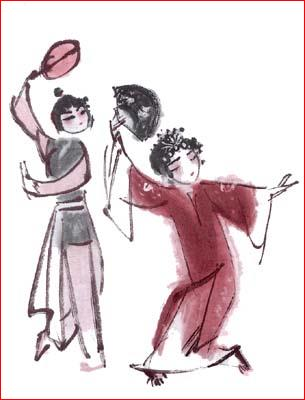
#> input picture _2.vcs/my_vcs_lesson_6/_System/vcs_Assembly/vcs_Assembly/Resources/picture1.jpg, 305 x 400 px, given in place of shape2.jpg, which was not available
$ python _ch21_27.py   (Python 2 division)
#> lines starting #> are read from the running program, lines starting #| are printed output that depends on the picture; pictures that were not available may be replaced by others from this repository, and a replacement may not be noted
"""
OpenCV影像創意邁向AI視覺王者歸來

"""

print("------------------------------------------------------------")  # 60個

import cv2

filename1 = "C:/_git/vcs/_1.data/______test_files1/picture1.jpg"
filename2 = "C:/_git/vcs/_1.data/______test_files1/elephant.jpg"
filename3 = "C:/_git/vcs/_4.python/opencv/data/lena.jpg"
filename4 = "C:/_git/vcs/_1.data/______test_files1/ims01.bmp"

print("------------------------------------------------------------")  # 60個

# 共同
import os
import sys
import time
import math
import random
import numpy as np
import pandas as pd
import matplotlib.pyplot as plt
import seaborn as sns  # 海生, 自動把圖畫得比較好看

font_filename = "C:/_git/vcs/_1.data/______test_files1/_font/msch.ttf"
# 設定中文字型及負號正確顯示
# 設定中文字型檔
plt.rcParams["font.sans-serif"] = "Microsoft JhengHei"  # 將字體換成 Microsoft JhengHei
# 設定負號
plt.rcParams["axes.unicode_minus"] = False  # 讓負號可正常顯示
plt.rcParams["font.size"] = 12  # 設定字型大小


def show():
    plt.show()
    pass


print("------------------------------------------------------------")  # 60個
# OpenCV_21_傅立葉變換
print("------------------------------------------------------------")  # 60個

# ch21_1.py

seq = [0, 1, 2, 3, 4, 5, 6, 7, 8, 9, 10, 11]  # 時間值
water = [1, 1, 1, 1, 1, 1, 1, 1, 1, 1, 1, 1]  # 水
sugar = [2, 0, 2, 0, 2, 0, 2, 0, 2, 0, 2, 0]  # 糖
grass = [4, 0, 0, 4, 0, 0, 4, 0, 0, 4, 0, 0]  # 仙草
pearl = [3, 0, 0, 0, 3, 0, 0, 0, 3, 0, 0, 0]  # 黑珍珠
plt.plot(seq, water, "-o", label="水")  # 繪含標記的water折線圖
plt.plot(seq, sugar, "-x", label="糖")  # 繪含標記的sugar折線圖
plt.plot(seq, grass, "-s", label="仙草")  # 繪含標記的grass折線圖
plt.plot(seq, pearl, "-p", label="黑珍珠")  # 繪含標記的pearl折線圖
plt.legend(loc="best")
plt.axis([0, 12, 0, 5])  # 建立軸大小
plt.xlabel("時間軸")  # 時間軸
plt.ylabel("份數")  # 份數
plt.show()
#> figure, not shown here; curve peaks at x = 0, y = 2; curve peaks at x = 0, y = 4

print("------------------------------------------------------------")  # 60個

# ch21_10.py

src = cv2.imread("shape2.jpg", cv2.IMREAD_GRAYSCALE)
#> src: shape (400, 305); min 0, max 255, mean 217.1
# 轉成頻率域
dft = cv2.dft(np.float32(src), flags=cv2.DFT_COMPLEX_OUTPUT)
dftshift = np.fft.fftshift(dft)  # 0 頻率分量移至中心
# 計算映射到[0,255]的振幅
spectrum = 20 * np.log(cv2.magnitude(dftshift[:, :, 0], dftshift[:, :, 1]))
# 執行逆傅立葉
idftshift = np.fft.ifftshift(dftshift)
tmp = cv2.idft(idftshift)
dst = cv2.magnitude(tmp[:, :, 0], tmp[:, :, 1])

plt.subplot(131)  # 繪製左邊原圖
plt.imshow(src, cmap="gray")  # 灰階顯示
plt.title("原始影像shape2.jpg")
plt.axis("off")  # 不顯示座標軸
plt.subplot(132)  # 繪製中間頻譜圖
plt.imshow(spectrum, cmap="gray")  # 灰階顯示
plt.title("頻譜圖")
plt.axis("off")  # 不顯示座標軸
plt.subplot(133)  # 繪製右邊逆傅立葉圖
plt.imshow(dst, cmap="gray")  # 灰階顯示
plt.title("逆傅立葉影像")
plt.axis("off")  # 不顯示座標軸
plt.show()

print("------------------------------------------------------------")  # 60個

# ch21_11.py

src = cv2.imread("jk.jpg", cv2.IMREAD_GRAYSCALE)
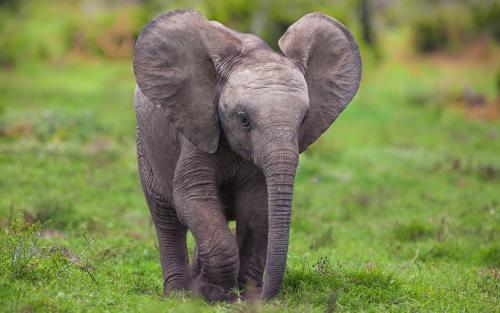
#> input picture _4.python/__code/大數據淘金術：Python機器學習高手實彈演練/elephant.jpg, 500 x 313 px, given in place of jk.jpg, which was not available
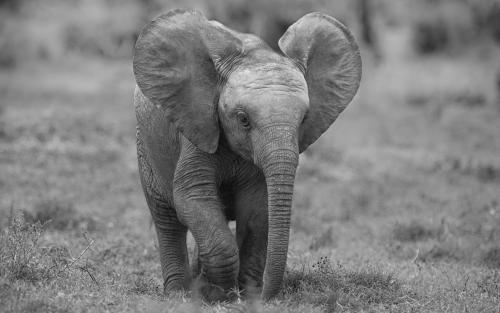
#> src: shape (313, 500); min 6, max 233, mean 124.6
# 傅立葉變換
dft = cv2.dft(np.float32(src), flags=cv2.DFT_COMPLEX_OUTPUT)
dftshift = np.fft.fftshift(dft)  # 0 頻率分量移至中心
# 低通濾波器
rows, cols = src.shape  # 取得影像外形
#> rows = 313; cols = 500
row, col = rows // 2, cols // 2  # rows, cols的中心
#> row = 156; col = 250
mask = np.zeros((rows, cols, 2), np.uint8)
mask[row - 30 : row + 30, col - 30 : col + 30] = 1  # 設定區塊為低頻率分量是1

fshift = dftshift * mask
ifshift = np.fft.ifftshift(fshift)  # 0 頻率分量移回左上角
src_tmp = cv2.idft(ifshift)  # 逆傅立葉
src_back = cv2.magnitude(src_tmp[:, :, 0], src_tmp[:, :, 1])
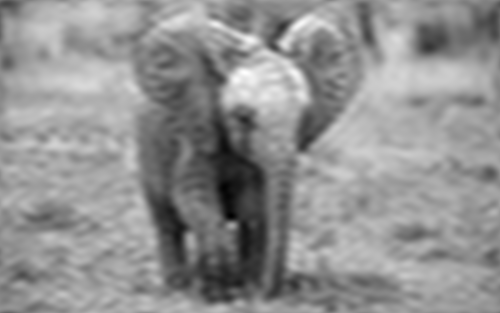
#> src_back: shape (313, 500) float32; min 1340651.9, max 33215704, mean 19495790; drawn with min black and max white

plt.subplot(131)  # 繪製左邊原圖
plt.imshow(src, cmap="gray")  # 灰階顯示
plt.title("原始影像")
plt.axis("off")  # 不顯示座標軸
plt.subplot(132)  # 繪製中間圖
plt.imshow(src_back, cmap="gray")  # 灰階顯示
plt.title("低通濾波灰階影像")
plt.axis("off")  # 不顯示座標軸
plt.subplot(133)  # 繪製右邊圖
plt.imshow(src_back)  # 顯示
plt.title("低通濾波影像")
plt.axis("off")  # 不顯示座標軸
plt.show()

print("------------------------------------------------------------")  # 60個

# ch21_2.py

copies = [1, 2, 4, 3]  # 份數
N = len(copies)
x = np.arange(N)
width = 0.35
plt.bar(x, copies, width)  # 直條圖
plt.xlabel("頻率")  # 頻率
plt.ylabel("份數")  # 份數
plt.xticks(x, ("1", "2", "3", "4"))
plt.grid(axis="y")
plt.show()
#> figure, not shown here; tallest bar 4 high, from x = 1.82 to 2.17

print("------------------------------------------------------------")  # 60個

# ch21_3.py

start = 0
end = 1
x = np.linspace(start, end, 500)  # x 軸區間
y = np.sin(2 * np.pi * 4 * x)  # 建立正弦曲線
plt.plot(x, y)
plt.xlabel("時間(秒)")  # 時間
plt.ylabel("振幅")  # 振幅
plt.title("正弦曲線", fontsize=16)  # 標題
plt.show()
#> figure, not shown here; curve peaks at x = 0.313, y = 1

print("------------------------------------------------------------")  # 60個

# ch21_4.py

amplitude = [0, 0, 0, 1, 0, 0, 0]
N = len(amplitude)
x = np.arange(N)
width = 0.3
plt.bar(x, amplitude, width)  # 直條圖
plt.xlabel("頻率")  # 頻率
plt.ylabel("振幅")  # 振幅
plt.xticks(x, ("1", "2", "3", "4", "5", "6", "7"))
plt.grid(axis="y")
plt.show()
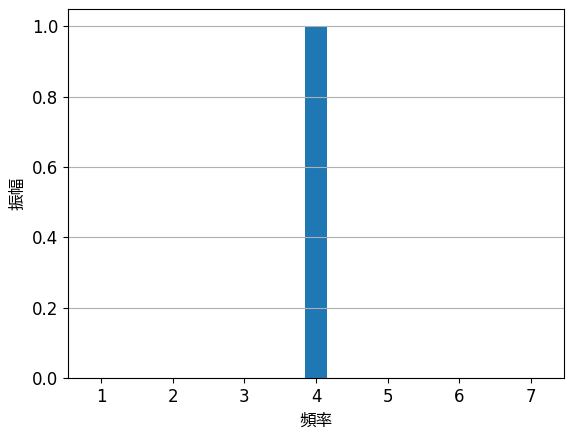
#> figure drawn by matplotlib, 1 panel; tallest bar 1 high, from x = 2.85 to 3.15

print("------------------------------------------------------------")  # 60個

# ch21_5.py

start = 0
# 起始時間
end = 5
# 結束時間
# 兩個正弦波的訊號頻率
freq1 = 5
# 頻率是 5 Hz
freq2 = 8
# 頻率是 8 Hz
# 建立時間軸的Numpy陣列, 用500個點
time = np.linspace(start, end, 500)
# 建立2個正弦波
amplitude1 = np.sin(2 * np.pi * freq1 * time)
amplitude2 = np.sin(2 * np.pi * freq2 * time)
# 建立子圖
figure, axis = plt.subplots(3, 1)
plt.subplots_adjust(hspace=1)
# 時間域的 sin 波 1
axis[0].set_title("頻率是 5 Hz的 sin 波")
axis[0].plot(time, amplitude1)
axis[0].set_xlabel("時間")
axis[0].set_ylabel("振幅")
# 時間域的 sin 波 2
axis[1].set_title("頻率是 8 Hz的 sin 波")
axis[1].plot(time, amplitude2)
axis[1].set_xlabel("時間")
axis[1].set_ylabel("振幅")
# 加總sin波
amplitude = amplitude1 + amplitude2
axis[2].set_title("2個不同頻率正弦波的結果")
axis[2].plot(time, amplitude)
axis[2].set_xlabel("時間")
axis[2].set_ylabel("振幅")
plt.show()
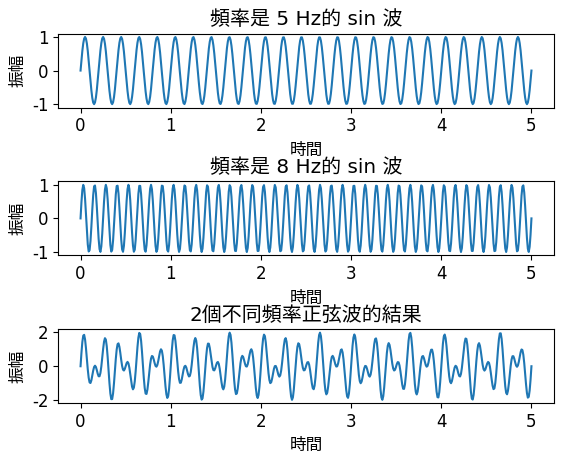
#> figure drawn by matplotlib, 3 panels; panel 1: curve peaks at x = 0.0501, y = 1; panel 2: curve peaks at x = 3.16, y = 1; panel 3: curve peaks at x = 2.66, y = 1.99

print("------------------------------------------------------------")  # 60個

# ch21_6.py

src = cv2.imread("jk.jpg", cv2.IMREAD_GRAYSCALE)
f = np.fft.fft2(src)  # 轉成頻率域
fshift = np.fft.fftshift(f)  # 0 頻率分量移至中心
spectrum = 20 * np.log(np.abs(fshift))  # 轉成頻譜
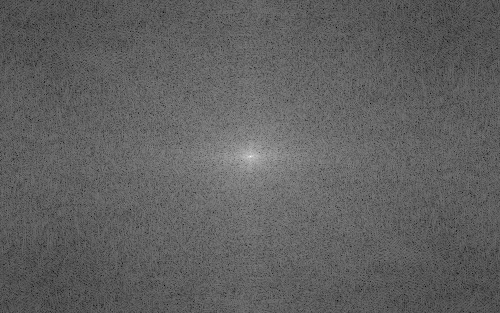
#> spectrum: shape (313, 500) float64; min 42.47, max 335.7, mean 153.7; drawn with min black and max white
plt.subplot(121)  # 繪製左邊原圖
plt.imshow(src, cmap="gray")  # 灰階顯示
plt.title("原始影像")
plt.axis("off")  # 不顯示座標軸
plt.subplot(122)  # 繪製右邊頻譜圖
plt.imshow(spectrum, cmap="gray")  # 灰階顯示
plt.title("頻譜圖")
plt.axis("off")  # 不顯示座標軸
plt.show()

print("------------------------------------------------------------")  # 60個

# ch21_6_1.py

src = cv2.imread("shape1.jpg", cv2.IMREAD_GRAYSCALE)
f = np.fft.fft2(src)  # 轉成頻率域
fshift = np.fft.fftshift(f)  # 0 頻率分量移至中心
spectrum = 20 * np.log(np.abs(fshift))  # 轉成頻譜
plt.subplot(121)  # 繪製左邊原圖
plt.imshow(src, cmap="gray")  # 灰階顯示
plt.title("原始影像shape1.jpg")
plt.axis("off")  # 不顯示座標軸
plt.subplot(122)  # 繪製右邊頻譜圖
plt.imshow(spectrum, cmap="gray")  # 灰階顯示
plt.title("頻譜圖")
plt.axis("off")  # 不顯示座標軸
plt.show()

print("------------------------------------------------------------")  # 60個

# ch21_6_2.py

src = cv2.imread("shape2.jpg", cv2.IMREAD_GRAYSCALE)
f = np.fft.fft2(src)  # 轉成頻率域
fshift = np.fft.fftshift(f)  # 0 頻率分量移至中心
spectrum = 20 * np.log(np.abs(fshift))  # 轉成頻譜
#> spectrum: shape (400, 305) float64
plt.subplot(121)  # 繪製左邊原圖
plt.imshow(src, cmap="gray")  # 灰階顯示
plt.title("原始影像shape2.jpg")
plt.axis("off")  # 不顯示座標軸
plt.subplot(122)  # 繪製右邊頻譜圖
plt.imshow(spectrum, cmap="gray")  # 灰階顯示
plt.title("頻譜圖")
plt.axis("off")  # 不顯示座標軸
plt.show()

print("------------------------------------------------------------")  # 60個

# ch21_6_3.py

src = cv2.imread("jk.jpg", cv2.IMREAD_GRAYSCALE)
f = np.fft.fft2(src)  # 轉成頻率域
# fshift = np.fft.fftshift(f)            # 0 頻率分量移至中心
spectrum = 20 * np.log(np.abs(f))  # 轉成頻譜
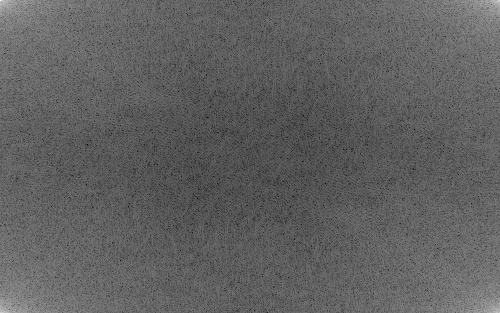
#> spectrum: shape (313, 500) float64; min 42.47, max 335.7, mean 153.7; drawn with min black and max white
plt.subplot(121)  # 繪製左邊原圖
plt.imshow(src, cmap="gray")  # 灰階顯示
plt.title("原始影像")
plt.axis("off")  # 不顯示座標軸
plt.subplot(122)  # 繪製右邊頻譜圖
plt.imshow(spectrum, cmap="gray")  # 灰階顯示
plt.title("頻譜圖")
plt.axis("off")  # 不顯示座標軸
plt.show()

print("------------------------------------------------------------")  # 60個

# ch21_7.py

src = cv2.imread("jk.jpg", cv2.IMREAD_GRAYSCALE)
# 傅立葉變換
f = np.fft.fft2(src)  # 轉成頻率域
fshift = np.fft.fftshift(f)  # 0 頻率分量移至中心
# 逆傅立葉變換
ifshift = np.fft.ifftshift(fshift)  # 0 頻率頻率移回左上角
src_tmp = np.fft.ifft2(ifshift)  # 逆傅立葉
src_back = np.abs(src_tmp)  # 取絕對值

plt.subplot(121)  # 繪製左邊原圖
plt.imshow(src, cmap="gray")  # 灰階顯示
plt.title("原始影像")
plt.axis("off")  # 不顯示座標軸
plt.subplot(122)  # 繪製右邊逆運算圖
plt.imshow(src_back, cmap="gray")  # 灰階顯示
plt.title("逆變換影像")
plt.axis("off")  # 不顯示座標軸
plt.show()

print("------------------------------------------------------------")  # 60個

# ch21_8.py

src = cv2.imread("snow.jpg", cv2.IMREAD_GRAYSCALE)
# 傅立葉變換
#> (the run stopped early here; a loop or call above may not have finished)
